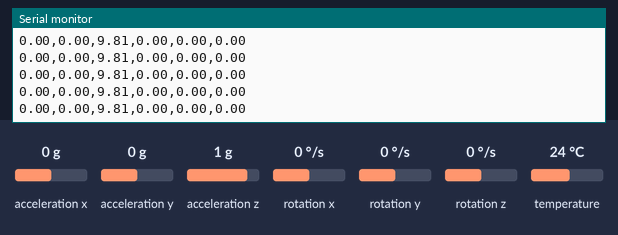
Simulated run of this sketch. Board: Arduino Uno, built with avr-gcc and run on an emulated ATmega328P. On the bench: the last lines printed to the serial monitor. Inputs (shaded band) come from the test bench; at power-on: acceleration y 0 g, acceleration x 0 g, acceleration z 1 g, rotation x 0 °/s, rotation y 0 °/s, rotation z 0 °/s, temperature 24 °C.

Above: at 1.2 s.
1.3 s: acceleration y set to -1.4 g
At 1.34 s:
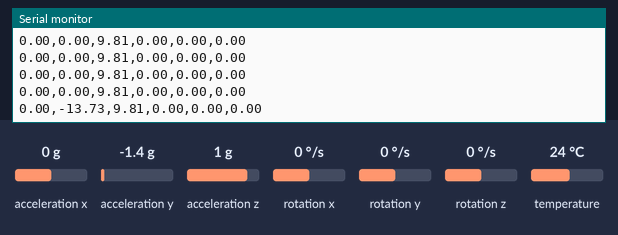
4.3 s: acceleration x set to -1.4 g
At 4.31 s:
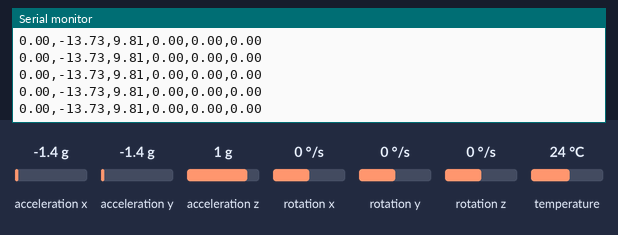
5.8 s: acceleration z set to -1.4 g
At 5.82 s:
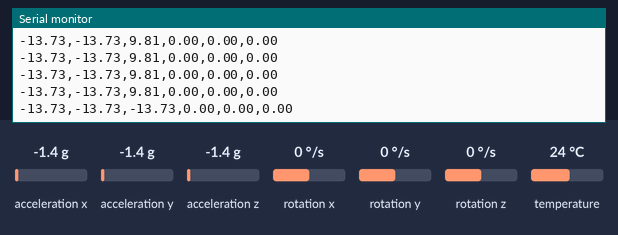
7.3 s: rotation x set to -192 °/s
At 7.35 s:
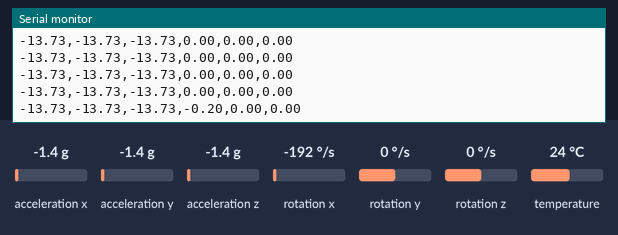
8.8 s: rotation y set to -192 °/s
At 8.82 s:
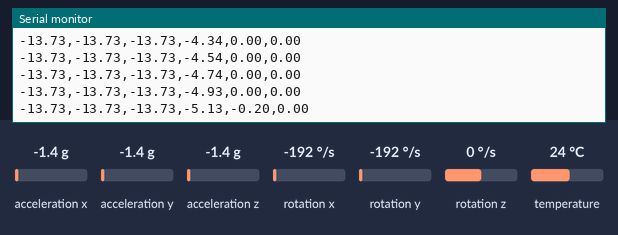
Timing chart, 0 to 11.3 s (numbered marks = the images above; inputs shaded):
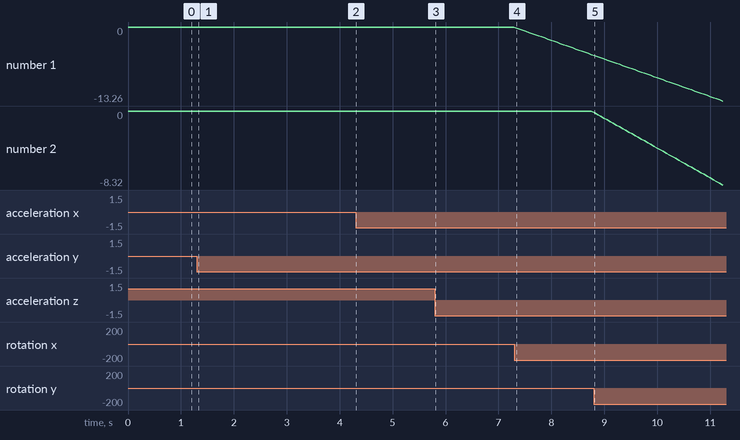

Measured:
- after the input at 1.3 s, the serial monitor: prints a new line at once (image 1)
- after the input at 5.8 s, the serial monitor: prints a new line at once (image 3)
- after the input at 7.3 s, the serial monitor: prints a new line at once (image 4)
- after the input at 8.8 s, the serial monitor: prints a new line at once (image 5)
- plotted number 1: 0 → -4.93 after the input at 7.3 s, -4.93 → -13.26 after the input at 8.8 s
- plotted number 2: 0 → -8.32 after the input at 8.8 s

The sketch:

CodBase.ino
```cpp
/*
  Autor:  Prof. Damián Rimoldi
          UTN FRH - GLT
          Mayo 2025

*/
#include <Wire.h>
#include <Adafruit_MPU6050.h>
#include <Adafruit_Sensor.h>

Adafruit_MPU6050 mpu;

// Variables para acumular los ángulos de inclinación
float angleX = 0;
float angleY = 0;
float angleZ = 0;

// Variable para almacenar el tiempo previo
unsigned long lastTime;

void setup() {
  Serial.begin(57600);  // Reducir velocidad de transmisión
  while (!Serial)
    delay(10);

  if (!mpu.begin()) {
    Serial.println("No se encontró MPU6050, verifique la conexión!");
    while (1)
      yield();
  }

  mpu.setAccelerometerRange(MPU6050_RANGE_8_G);
  mpu.setGyroRange(MPU6050_RANGE_500_DEG);
  mpu.setFilterBandwidth(MPU6050_BAND_21_HZ);

  Serial.println("MPU6050 listo!");

  // Inicializar el tiempo previo
  lastTime = millis();
}

void loop() {
  sensors_event_t a, g, temp;
  mpu.getEvent(&a, &g, &temp);

  // Calcular el tiempo transcurrido (dt) en segundos
  unsigned long currentTime = millis();
  float dt = (currentTime - lastTime) / 1000.0;
  lastTime = currentTime;

  // Acumular los ángulos de rotación basados en las velocidades angulares
  angleX += g.gyro.x * dt;
  angleY += g.gyro.y * dt;
  angleZ += g.gyro.z * dt;

  // Enviar datos acumulados en una sola línea separados por comas
  Serial.print(a.acceleration.x); Serial.print(",");
  Serial.print(a.acceleration.y); Serial.print(",");
  Serial.print(a.acceleration.z); Serial.print(",");
  Serial.print(angleX); Serial.print(",");
  Serial.print(angleY); Serial.print(",");
  Serial.println(angleZ);  // Terminar la línea con un salto de línea

  Serial.flush();  // Asegurarse de que todos los datos se enviaron
  delay(50);  // Reducir el tiempo de espera entre envíos de datos
}
```
